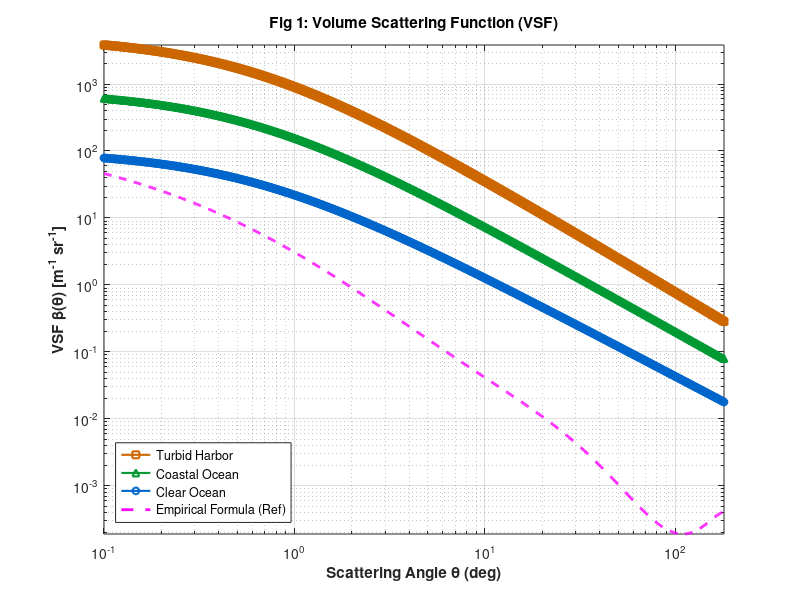

Reproduce this figure in MATLAB. (Note: this script raises an error after producing the figure.)
%% Compare_All_Models_Full_Analysis.m
% 功能：
% Figure 1: 展示 Petzold 三类典型海水的 VSF 实测数据
% Figure 2: 展示相函数 P(theta) 的形状对比 (归一化为 4pi)
% Figure 3: 展示散射角 theta 的概率密度函数 PDF (考虑几何权重 sin(theta))

% Volume scattering functions for selected ocean waters petzold原始数据出处论文
% 作者: Vladimir I. Haltrin (Naval Research Laboratory)
% 机构: Scripps Institution of Oceanography (SIO), San Diego, CA.
% 编号: SIO Ref. 72-78.
% 年份: 1972

clc; clear; close all;
%% ================= [新增] Petzold 经验公式生成模块 =================
% 1. 生成角度向量 (0.1度到180度)
theta_deg_emp = logspace(log10(0.1), log10(180), 1000); 
theta_rad_emp = theta_deg_emp * pi / 180;

% 2.1 定义 Petzold 经验参数(请选择一种水质，注释掉其他)
% --- 选项 A: Clear Ocean (清洁大洋, Station 2040) ---
c_e = 0.1514; 
a_e = 0.114; 

% ==========================================================
% 3.1 petzold自动计算多项式系数
b_e = c_e - a_e;      
albedo_e = b_e / c_e; 

% Haltrin (1997) 经验参数计算
q_e = 2.598 + 17.748*sqrt(b_e) - 16.722*b_e + 5.932*b_e*sqrt(b_e);
k1 = 1.188 - 0.688*albedo_e;
k2 = 0.1 * (3.07 - 1.90*albedo_e);
k3 = 0.01 * (4.58 - 3.02*albedo_e);
k4 = 0.001 * (3.24 - 2.25*albedo_e);
k5 = 0.0001 * (0.84 - 0.61*albedo_e);

% 4. 计算 VSF (体散射函数)
t = theta_deg_emp; % 角度制输入
term = 1 + (-1)^1*k1*t.^0.5 + (-1)^2*k2*t.^1.0 + (-1)^3*k3*t.^1.5 + ...
       (-1)^4*k4*t.^2.0 + (-1)^5*k5*t.^2.5;
VSF_emp = exp(q_e * term);

% 5. 计算 P (相函数) 和 PDF
b_calc_emp = 2 * pi * trapz(theta_rad_emp, VSF_emp .* sin(theta_rad_emp));
P_emp = 4 * pi * VSF_emp / b_calc_emp; 
PDF_emp = 0.5 * P_emp .* sin(theta_rad_emp);

theta_deg_emp_ext = [0, theta_deg_emp];
PDF_emp_ext = [0, PDF_emp];

fprintf('[系统信息] 经验数据已生成 | 模式: c=%.3f, b=%.3f\n', c_e, b_e);

%% ================== 第一部分：加载与预处理数据 ==================
if exist('petzold_ocean.mat', 'file')
    load('petzold_ocean.mat');
    % Col 1: Angle(rad), Col 2: Harbor, Col 3: Coastal, Col 4: Clear
    theta_rad_meas = petzold_ocean(:, 1); 
    theta_deg_meas = theta_rad_meas * 180 / pi;
    
    vsf_harbor  = petzold_ocean(:, 2);
    vsf_coastal = petzold_ocean(:, 3);
    vsf_clear   = petzold_ocean(:, 4);
    
    data_loaded = true;
else
    warning('未找到 petzold_ocean.mat，使用模拟数据代替。');
    theta_deg_meas = logspace(log10(0.1), log10(180), 500)';
    theta_rad_meas = theta_deg_meas * pi / 180;
    
    % [修改]: 补充所有三种水质的模拟基准以便在缺失数据时能够顺利执行
    vsf_clear   = 0.1 ./ (theta_rad_meas + 0.01).^1.5; 
    vsf_coastal = 0.5 ./ (theta_rad_meas + 0.01).^1.6; 
    vsf_harbor  = 2.0 ./ (theta_rad_meas + 0.01).^1.7; 
    data_loaded = true;
end

%% ================== 第二部分：绘制图1 - VSF 对比 ==================
if data_loaded
    figure('Name', 'Fig1: Petzold VSF', 'Position', [50, 100, 600, 500], 'Color', 'w');
    loglog(theta_deg_meas, vsf_harbor, 's-', 'Color', [0.8 0.4 0], 'LineWidth', 1.5, 'MarkerSize', 5, 'DisplayName', 'Turbid Harbor'); hold on;
    loglog(theta_deg_meas, vsf_coastal, '^-', 'Color', [0 0.6 0.2], 'LineWidth', 1.5, 'MarkerSize', 5, 'DisplayName', 'Coastal Ocean');
    loglog(theta_deg_meas, vsf_clear,   'o-', 'Color', [0 0.4 0.8], 'LineWidth', 1.5, 'MarkerSize', 5, 'DisplayName', 'Clear Ocean');
    loglog(theta_deg_emp, VSF_emp, 'm--', 'LineWidth', 2, 'DisplayName', 'Empirical Formula (Ref)');
    grid on;
    xlabel('Scattering Angle \theta (deg)', 'FontWeight', 'bold');
    ylabel('VSF \beta(\theta) [m^{-1} sr^{-1}]', 'FontWeight', 'bold');
    title('Fig 1: Volume Scattering Function (VSF)');
    legend('Location', 'SouthWest');
    xlim([0.1, 180]); axis tight;
end

%% ================== 第三部分：模型定义与计算 ==================

% 1. 实测数据归一化
% 计算 Clear Ocean 的散射系数 b 并转换为相函数 P
b_meas = 2 * pi * trapz(theta_rad_meas, vsf_clear .* sin(theta_rad_meas));
P_meas = 4 * pi * vsf_clear / b_meas; 

% [新增]: 计算 Harbor 和 Coastal Ocean 的散射系数 b 并转换为相函数 P
b_harbor = 2 * pi * trapz(theta_rad_meas, vsf_harbor .* sin(theta_rad_meas));
P_harbor = 4 * pi * vsf_harbor / b_harbor;

b_coastal = 2 * pi * trapz(theta_rad_meas, vsf_coastal .* sin(theta_rad_meas));
P_coastal = 4 * pi * vsf_coastal / b_coastal;

% 2. 模型函数定义
P_HG = @(mu, g) (1 - g^2) ./ (1 + g^2 - 2*g*mu).^(1.5);
P_Ray_Gen = @(mu, gamma) (3 ./ (4*(1+2*gamma))) .* ( (1+3*gamma) + (1-gamma).*mu.^2 );
P_GHG = @(mu, g, f) (1 - g^2) .* ( ...
    1 ./ (1 + g^2 - 2*g*mu).^(1.5) + ...
    f .* 0.5 .* (3*mu.^2 - 1) ./ (1 + g^2).^(1.5) ...
);

Model_Ding = @(theta, w_mie, gamma, g_mie, f_mie) ...
    (1 - w_mie) * P_Ray_Gen(cos(theta), gamma) + ...
    w_mie * P_GHG(cos(theta), g_mie, f_mie);

Model_TTHG = @(theta, alpha, g1, g2) ...
    alpha * P_HG(cos(theta), g1) + (1 - alpha) * P_HG(cos(theta), g2);

Model_SingleHG = @(theta, g) P_HG(cos(theta), g);

% 3. 参数设置
w_mie_ding = 0.8440;
gamma_ding = 0.017;
g_ding     = 0.9814;
f_ding     = 0.49;  

g_single   = 0.9707;

alpha_tthg = 0.4437;
g1_tthg    = 0.9900;
g2_tthg    = 0.8232;

% 4. 计算绘图数据
theta_deg_plot = logspace(log10(0.01), log10(180), 1000); 
theta_rad_plot = theta_deg_plot * pi / 180;

P_fit_Ding   = Model_Ding(theta_rad_plot, w_mie_ding, gamma_ding, g_ding, f_ding);
P_fit_TTHG   = Model_TTHG(theta_rad_plot, alpha_tthg, g1_tthg, g2_tthg);
P_fit_Single = Model_SingleHG(theta_rad_plot, g_single);

%% ================= FF 模型最小二乘法自动拟合 =================
fprintf('------------------------------------------------------\n');
fprintf('[自动拟合] 正在以 Haltrin 经验公式为参考目标优化 FF 模型参数...\n');

valid_mask = (P_emp > 0) & isfinite(P_emp);
theta_fit_rad = theta_rad_emp(valid_mask);
P_ref_log = log10(P_emp(valid_mask)); 

calc_FF_optimized = @(t, n, mu) FF_Core_Function(t, n, mu);
cost_func = @(params) calculate_cost(params, theta_fit_rad, P_ref_log, calc_FF_optimized);

initial_guesses = [
    1.05, 3.65;
    1.10, 3.80;
    1.15, 4.20;
    1.02, 3.20
];

options = optimset('Display', 'off', 'TolX', 1e-5, 'TolFun', 1e-5, 'MaxFunEvals', 1000);
best_overall_params = initial_guesses(1, :);
min_overall_error = inf;

for i = 1:size(initial_guesses, 1)
    [temp_params, temp_error] = fminsearch(cost_func, initial_guesses(i, :), options);
    if temp_error < min_overall_error
        min_overall_error = temp_error;
        best_overall_params = temp_params;
    end
end

n_best = best_overall_params(1);
mu_best = best_overall_params(2);
fprintf('[优化结果] 全局最佳折射率 n = %.4f\n', n_best);
fprintf('[优化结果] 全局最佳斜率 mu  = %.4f\n', mu_best);
fprintf('[优化结果] 最小对数均方误差 = %.4f\n', min_overall_error);
fprintf('------------------------------------------------------\n');

P_fit_FF = calc_FF_optimized(theta_rad_plot, n_best, mu_best);

%% ================== 第四部分：绘制图2 - 相函数 P(theta) ==================
figure('Name', 'Fig2: Phase Function', 'Position', [660, 100, 600, 500], 'Color', 'w');

% [修改]: 增加 Harbor 与 Coastal 数据散点的绘制
loglog(theta_deg_meas, P_harbor, 's', 'Color', [0.8 0.4 0], 'MarkerSize', 4, 'DisplayName', 'Meas (Harbor)'); hold on;
loglog(theta_deg_meas, P_coastal, '^', 'Color', [0 0.6 0.2], 'MarkerSize', 4, 'DisplayName', 'Meas (Coastal)');
loglog(theta_deg_meas, P_meas, 'ko', 'MarkerSize', 4, 'DisplayName', 'Meas (Clear)');

%loglog(theta_deg_plot, P_fit_Ding, 'r-', 'LineWidth', 2, 'DisplayName', 'Ding Mix');
loglog(theta_deg_plot, P_fit_TTHG, 'b--', 'LineWidth', 2, 'DisplayName', 'TTHG');
loglog(theta_deg_plot, P_fit_Single, 'g-.', 'LineWidth', 1.5, 'DisplayName', 'Single HG');
loglog(theta_deg_emp, P_emp, 'm--', 'LineWidth', 2, 'DisplayName', 'Empirical Formula');
loglog(theta_deg_plot, P_fit_FF, 'c-', 'LineWidth', 2, 'DisplayName', 'Fournier-Forand'); 

grid on;
xlabel('Scattering Angle \theta (deg)', 'FontWeight', 'bold');
ylabel('Phase Function P(\theta) [sr^{-1}]', 'FontWeight', 'bold');
title('Fig 2: Phase Function P(\theta) (Normalized to 4\pi)');
legend('Location', 'SouthWest');
xlim([0.1, 180]); ylim([1e-4, 1e6]);

%% ================== 第五部分：绘制图3 - 散射角 PDF f(theta) ==================
PDF_meas   = 0.5 * P_meas .* sin(theta_rad_meas);
PDF_Ding   = 0.5 * P_fit_Ding .* sin(theta_rad_plot);
PDF_TTHG   = 0.5 * P_fit_TTHG .* sin(theta_rad_plot);
PDF_Single = 0.5 * P_fit_Single .* sin(theta_rad_plot);
PDF_FF     = 0.5 * P_fit_FF .* sin(theta_rad_plot);

figure('Name', 'Fig3: Scattering Angle PDF', 'Position', [360, 50, 600, 500], 'Color', 'w');
semilogx(theta_deg_meas, PDF_meas, 'ko', 'MarkerSize', 4, 'DisplayName', 'Meas (Clear)'); hold on;
semilogx(theta_deg_plot, PDF_Ding, 'r-', 'LineWidth', 2, 'DisplayName', 'Ding Mix');
semilogx(theta_deg_plot, PDF_TTHG, 'b--', 'LineWidth', 2, 'DisplayName', 'TTHG');
semilogx(theta_deg_plot, PDF_Single, 'g-.', 'LineWidth', 1.5, 'DisplayName', 'Single HG(g=0.9707)');
semilogx(theta_deg_emp_ext, PDF_emp_ext, 'm--', 'LineWidth', 2, 'DisplayName', 'Empirical Formula (Ref)');
semilogx(theta_deg_plot, PDF_FF, 'c-', 'LineWidth', 2, 'DisplayName', 'Fournier-Forand');
grid on;
xlabel('Scattering Angle \theta (deg)', 'FontWeight', 'bold');
ylabel('Probability Density f(\theta) [rad^{-1}]', 'FontWeight', 'bold');
title({'Fig 3: PDF of Plane Scattering Angle \theta', 'f(\theta) = 0.5 \cdot P(\theta) \cdot sin(\theta)'});
legend('Location', 'NorthEast');
xlim([0.1, 180]); 

integral_check = trapz(theta_rad_plot, PDF_Ding);
fprintf('Ding 模型 PDF 积分检查 (应接近1): %.4f\n', integral_check);

%% === 辅助局部函数 ===
function P_norm = FF_Core_Function(theta, n, mu)
    theta = max(theta, 1e-9); 
    nu = (3 - mu) / 2;
    delta = (4 ./ (3 * (n - 1)^2)) .* sin(theta/2).^2;
    delta(abs(delta - 1) < 1e-7) = 1.000001; 
    delta_180 = (4 / (3 * (n - 1)^2)); 
    
    term1 = nu .* (1 - delta) - (1 - delta.^nu) + ...
            (delta .* (1 - delta.^nu) - nu .* (1 - delta)) .* (sin(theta/2).^(-2));
    part1 = (1 ./ (4 * pi .* (1 - delta).^2 .* delta.^nu)) .* term1;
    part2 = ((1 - delta_180^nu) / (16 * pi * (delta_180 - 1) * delta_180^nu)) .* (3 .* cos(theta).^2 - 1);
    
    beta_tilde = max(1e-12, part1 + part2);
    P_norm = 4 * pi * beta_tilde; 
end

function cost = calculate_cost(params, theta_meas, P_meas_log, model_func)
    n = params(1);
    mu = params(2);
    
    penalty = 0;
    if n <= 1.01; penalty = penalty + (1.01 - n) * 1000; n = 1.01; end
    if n >= 1.35; penalty = penalty + (n - 1.35) * 1000; n = 1.35; end
    if mu <= 2.5; penalty = penalty + (2.5 - mu) * 1000; mu = 2.5; end
    if mu >= 5.5; penalty = penalty + (mu - 5.5) * 1000; mu = 5.5; end
    
    P_model = model_func(theta_meas, n, mu);
    P_model_log = log10(max(P_model, 1e-12));
    
    mse = mean((P_meas_log(:) - P_model_log(:)).^2);
    cost = mse + penalty;
    
    if ~isfinite(cost); cost = 1e6; end
end
